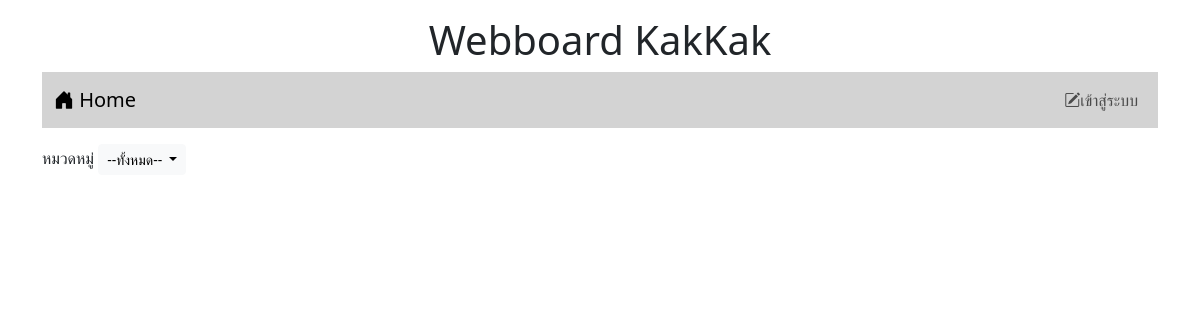
The app's page /, older data.
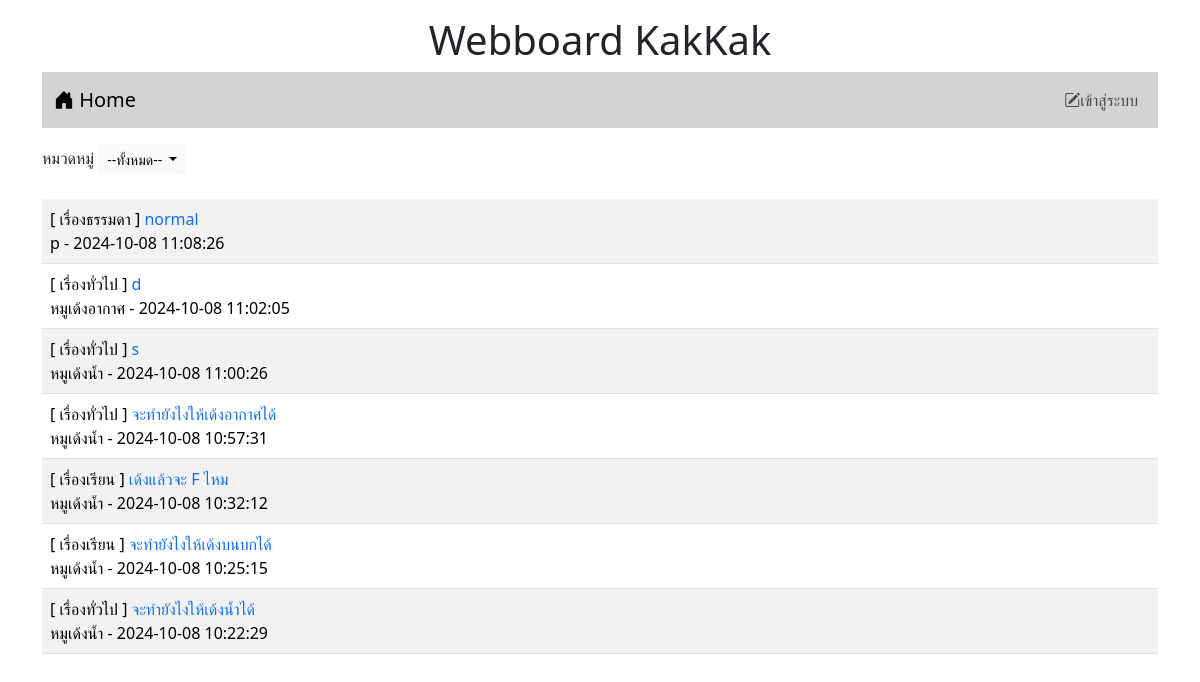
The same page, newer data.
### tables this page shows
CREATE TABLE `post` (
  `id` int(11) NOT NULL,
  `title` varchar(128) NOT NULL,
  `content` varchar(2048) NOT NULL,
  `post_date` datetime NOT NULL,
  `cat_id` int(11) NOT NULL,
  `user_id` int(11) NOT NULL
);

CREATE TABLE `category` (
  `id` int(11) NOT NULL,
  `name` varchar(32) NOT NULL
);

CREATE TABLE `user` (
  `id` int(11) NOT NULL,
  `login` varchar(32) NOT NULL,
  `password` varchar(64) NOT NULL,
  `name` varchar(64) NOT NULL,
  `gender` char(1) NOT NULL,
  `email` varchar(32) NOT NULL,
  `role` char(1) NOT NULL
);

### index.php (the view, shortened to what this page needs)
<!DOCTYPE html>
<html lang="en">
<head>
    <link href="https://cdn.jsdelivr.net/npm/bootstrap@5.3.3/dist/css/bootstrap.min.css" rel="stylesheet">
    <link rel="stylesheet" href="https://cdn.jsdelivr.net/npm/bootstrap-icons@1.11.3/font/bootstrap-icons.min.css">
</head>
<body>
    <div class="container-lg">
        <H1 style="text-align: center;" class="mt-3"> Webboard KakKak </H1>
        <?php include "nav.php" ?>
        <div class="mt-3">
            <label>หมวดหมู่</label>
            <span class="dropdown">
            <?php
                $buttonText = '--ทั้งหมด--';
            ?>
            <button id="dropdownButton" class="btn btn-light btn-sm dropdown-toggle" data-bs-toggle="dropdown">
                <?php echo $buttonText ?>
            </button>
                    <?php
                        $sql="SELECT * FROM category";
                    ?>
        </div>
        <table class="table table-striped mt-4">
            <?php
                $conn=new PDO("mysql:host=localhost;dbname=webboard;charset=utf8","root","");
                if (isset($_GET['category'])) {
                    $category = $_GET['category'];
                    $sql="SELECT t3.name,t1.title,t1.id,t2.login,t1.post_date, t1.user_id, t2.role FROM post as t1
                        INNER JOIN user as t2 ON (t1.user_id=t2.id)
                        INNER JOIN category as t3 ON (t1.cat_id=t3.id) WHERE t1.cat_id = $category ORDER BY t1.post_date DESC";
                }
                else{
                    $sql="SELECT t3.name,t1.title,t1.id,t2.login,t1.post_date, t1.user_id, t2.role FROM post as t1
                        INNER JOIN user as t2 ON (t1.user_id=t2.id)
                        INNER JOIN category as t3 ON (t1.cat_id=t3.id) ORDER BY t1.post_date DESC";
                }
                $result=$conn->query($sql);
                while($row = $result->fetch()){
                    if ($row[6] != 'b'){
                        echo "<tr><td class='d-flex justify-content-between'>
                        <div>[ $row[0] ] <a href=post.php?id=$row[2]
                        style=text-decoration:none>$row[1]</a><br>$row[3] - $row[4]</div>";
                    }
                    echo "</td></tr>";
                }
            ?>
        </table>
        <br>
        <br>
        <br>
    </div>
</body>
</html>

### nav.php (shortened to what this page needs)
<nav class="navbar navbar-expand-lg" style="background-color: #d3d3d3;">
    <div class="container-fluid">
        <a class="navbar-brand" href="index.php"><i class="bi bi-house-door-fill"></i> Home</a>
        <ul class="navbar-nav">
            <?php
                if(!isset($_SESSION['id'])){
                    echo "<a href='login.php' class=nav-link style='float: right;'><i class='bi bi-pencil-square'></i>เข้าสู่ระบบ</a>";
                }
            ?>
        </ul>
    </div>
</nav>

Row changes from the older to the newer data that the page shows:
added post: category.name "เรื่องธรรมดา", title "normal", user.login "p", post_date "2024-10-08 11:08:26"
added post: category.name "เรื่องทั่วไป", title "d", user.login "หมูเด้งอากาศ", post_date "2024-10-08 11:02:05"
added post: category.name "เรื่องทั่วไป", title "s", user.login "หมูเด้งน้ำ", post_date "2024-10-08 11:00:26"
added post: category.name "เรื่องทั่วไป", title "จะทำยังไงให้เด้งอากาศได้", user.login "หมูเด้งน้ำ", post_date "2024-10-08 10:57:31"
added post: category.name "เรื่องเรียน", title "เด้งแล้วจะ F ไหม", user.login "หมูเด้งน้ำ", post_date "2024-10-08 10:32:12"
added post: category.name "เรื่องเรียน", title "จะทำยังไงให้เด้งบนบกได้", user.login "หมูเด้งน้ำ", post_date "2024-10-08 10:25:15"
added post: category.name "เรื่องทั่วไป", title "จะทำยังไงให้เด้งน้ำได้", user.login "หมูเด้งน้ำ", post_date "2024-10-08 10:22:29"
